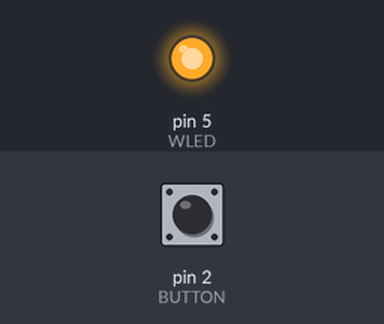
This sketch was run on a simulated Arduino Uno, built with avr-gcc and run on an emulated ATmega328P. Shown: output pins drawn as LEDs (lit = HIGH). Dashed ring = blinking. The test bench sets the inputs (shaded band); at power-on: pin 2 (BUTTON) LOW.

Above: at 1.2 s.
1.3 s: pin 2 (BUTTON) pulled HIGH for 1 s
At 1.38 s:
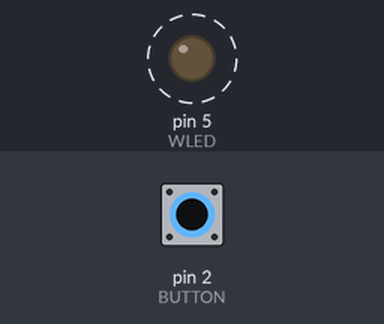
4.3 s: pin 2 (BUTTON) pulled HIGH for 0.15 s
At 5.1 s:
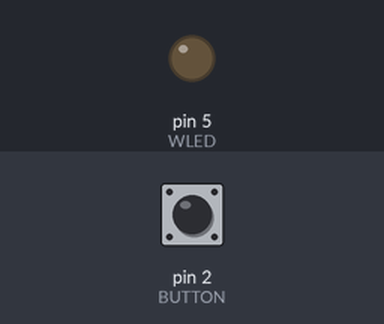
5.9 s: pin 2 (BUTTON) pulled HIGH for 3.2 s
At 6.19 s:
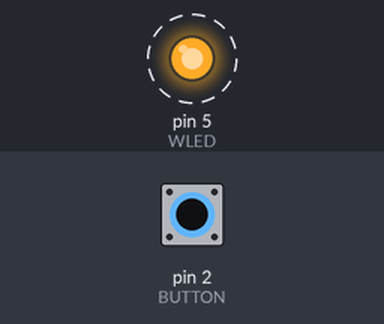
Timing chart, 0 to 10.6 s (numbered marks = the images above; inputs shaded):
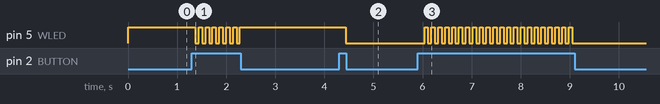

The sketch:

BUTTON.ino
```cpp
 byte BUTTON = 2;
 byte WLED   = 5;
 byte RLED   = 4;
 byte light  = LOW;
 byte last   = LOW;
void setup() {

  pinMode(BUTTON,INPUT);
  pinMode(WLED,OUTPUT);
  digitalWrite(WLED,HIGH);
  digitalWrite(RLED,LOW);
}

void loop() {
 last =digitalRead(BUTTON);
 if ( digitalRead(BUTTON) )
 {

  delay(70);
  if ( last == digitalRead(BUTTON) )
 {
  digitalWrite(WLED,light);
  digitalWrite(RLED,!light);
  light=!light;

 }
/* else{
  delay(50);
  digitalWrite(WLED,LOW);*/

 }
}
```

Measured:
- after the input at 1.3 s, pin 5 (WLED): alternates HIGH for 0.07 s and LOW for 0.07 s, 14 changes in all, then stays HIGH, starting after 0.07 s
- after the input at 4.3 s, pin 5 (WLED): HIGH → LOW after 0.14 s
- after the input at 5.9 s, pin 5 (WLED): alternates HIGH for 0.07 s and LOW for 0.07 s, 44 changes in all, then stays LOW, starting after 0.14 s
